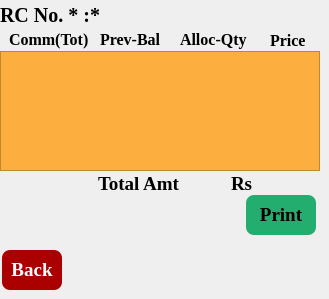
   <widget class="QWidget" name="page_7">
    <widget class="QLabel" name="label_4">
     <property name="geometry">
      <rect>
       <x>0</x>
       <y>5</y>
       <width>90</width>
       <height>20</height>
      </rect>
     </property>
     <property name="font">
      <font>
       <family>Liberation Serif</family>
       <pointsize>15</pointsize>
       <weight>75</weight>
       <bold>true</bold>
      </font>
     </property>
     <property name="styleSheet">
      <string notr="true"/>
     </property>
     <property name="text">
      <string>RC No. * :</string>
     </property>
    </widget>
    <widget class="QPushButton" name="pushButton_5">
     <property name="geometry">
      <rect>
       <x>2</x>
       <y>250</y>
       <width>60</width>
       <height>40</height>
      </rect>
     </property>
     <property name="font">
      <font>
       <family>Liberation Serif</family>
       <pointsize>14</pointsize>
       <weight>75</weight>
       <bold>true</bold>
      </font>
     </property>
     <property name="focusPolicy">
      <enum>Qt::NoFocus</enum>
     </property>
     <property name="styleSheet">
      <string notr="true">/*background-color: rgb(255, 255, 255);
color: rgb(170, 0, 0);*/
border-radius: 8px;
background-color: rgb(170, 0, 0);
color: rgb(255, 255, 255);</string>
     </property>
     <property name="text">
      <string>Back</string>
     </property>
    </widget>
    <widget class="QPushButton" name="pushButton_6">
     <property name="geometry">
      <rect>
       <x>246</x>
       <y>195</y>
       <width>70</width>
       <height>40</height>
      </rect>
     </property>
     <property name="font">
      <font>
       <family>Liberation Serif</family>
       <pointsize>14</pointsize>
       <weight>75</weight>
       <bold>true</bold>
      </font>
     </property>
     <property name="focusPolicy">
      <enum>Qt::NoFocus</enum>
     </property>
     <property name="styleSheet">
      <string notr="true">/*background-color: rgb(255, 255, 255);
color: rgb(0, 0, 255);*/
border-radius: 8px;
background-color: rgb(35, 173, 111);
color: rgb(0, 0, 0);
</string>
     </property>
     <property name="text">
      <string>Print</string>
     </property>
    </widget>
    <widget class="QLabel" name="label_6">
     <property name="geometry">
      <rect>
       <x>9</x>
       <y>29</y>
       <width>110</width>
       <height>20</height>
      </rect>
     </property>
     <property name="font">
      <font>
       <family>Liberation Serif</family>
       <pointsize>12</pointsize>
       <weight>75</weight>
       <bold>true</bold>
       <underline>false</underline>
      </font>
     </property>
     <property name="styleSheet">
      <string notr="true">/*background-color: rgb(255, 255, 255);*/
</string>
     </property>
     <property name="text">
      <string>Comm(Tot)</string>
     </property>
    </widget>
    <widget class="QLabel" name="label_8">
     <property name="geometry">
      <rect>
       <x>270</x>
       <y>32</y>
       <width>50</width>
       <height>16</height>
      </rect>
     </property>
     <property name="font">
      <font>
       <family>Liberation Serif</family>
       <pointsize>12</pointsize>
       <weight>75</weight>
       <bold>true</bold>
       <underline>false</underline>
      </font>
     </property>
     <property name="styleSheet">
      <string notr="true">/*background-color: rgb(255, 255, 255);*/
/*color: rgb(255, 255, 255);*/
</string>
     </property>
     <property name="text">
      <string>Price</string>
     </property>
    </widget>
    <widget class="QLabel" name="label_7">
     <property name="geometry">
      <rect>
       <x>180</x>
       <y>29</y>
       <width>80</width>
       <height>20</height>
      </rect>
     </property>
     <property name="font">
      <font>
       <family>Liberation Serif</family>
       <pointsize>12</pointsize>
       <weight>75</weight>
       <bold>true</bold>
       <underline>false</underline>
      </font>
     </property>
     <property name="styleSheet">
      <string notr="true">/*background-color: rgb(255, 255, 255);*/
/*color: rgb(255, 255, 255);*/
</string>
     </property>
     <property name="text">
      <string>Alloc-Qty</string>
     </property>
    </widget>
    <widget class="QLabel" name="lblRC_NO_Summary">
     <property name="geometry">
      <rect>
       <x>90</x>
       <y>5</y>
       <width>130</width>
       <height>20</height>
      </rect>
     </property>
     <property name="font">
      <font>
       <family>Liberation Serif</family>
       <pointsize>15</pointsize>
       <weight>75</weight>
       <bold>true</bold>
      </font>
     </property>
     <property name="styleSheet">
      <string notr="true"/>
     </property>
     <property name="text">
      <string>*</string>
     </property>
    </widget>
    <widget class="QListWidget" name="listWidgetCommClaimed">
     <property name="geometry">
      <rect>
       <x>0</x>
       <y>51</y>
       <width>320</width>
       <height>120</height>
      </rect>
     </property>
     <property name="font">
      <font>
       <family>Liberation Serif</family>
       <pointsize>12</pointsize>
       <weight>75</weight>
       <bold>true</bold>
      </font>
     </property>
     <property name="styleSheet">
      <string notr="true">background-color: rgb(252, 175, 62);
</string>
     </property>
     <property name="spacing">
      <number>1</number>
     </property>
    </widget>
    <widget class="QLabel" name="label_42">
     <property name="geometry">
      <rect>
       <x>98</x>
       <y>174</y>
       <width>81</width>
       <height>20</height>
      </rect>
     </property>
     <property name="font">
      <font>
       <family>Liberation Serif</family>
       <pointsize>14</pointsize>
       <weight>75</weight>
       <bold>true</bold>
      </font>
     </property>
     <property name="styleSheet">
      <string notr="true"/>
     </property>
     <property name="text">
      <string>Total Amt</string>
     </property>
    </widget>
    <widget class="QLabel" name="lblTotalAmtVal_2">
     <property name="geometry">
      <rect>
       <x>261</x>
       <y>175</y>
       <width>51</width>
       <height>20</height>
      </rect>
     </property>
     <property name="font">
      <font>
       <family>Liberation Serif</family>
      </font>
     </property>
     <property name="styleSheet">
      <string notr="true"/>
     </property>
     <property name="text">
      <string/>
     </property>
    </widget>
    <widget class="QLabel" name="lblTotalAmtVal_3">
     <property name="geometry">
      <rect>
       <x>231</x>
       <y>174</y>
       <width>30</width>
       <height>20</height>
      </rect>
     </property>
     <property name="font">
      <font>
       <family>Liberation Serif</family>
       <pointsize>14</pointsize>
       <weight>75</weight>
       <bold>true</bold>
      </font>
     </property>
     <property name="styleSheet">
      <string notr="true"/>
     </property>
     <property name="text">
      <string>Rs</string>
     </property>
    </widget>
    <widget class="QLabel" name="label_43">
     <property name="geometry">
      <rect>
       <x>100</x>
       <y>29</y>
       <width>80</width>
       <height>20</height>
      </rect>
     </property>
     <property name="font">
      <font>
       <family>Liberation Serif</family>
       <pointsize>12</pointsize>
       <weight>75</weight>
       <bold>true</bold>
      </font>
     </property>
     <property name="styleSheet">
      <string notr="true">/*background-color: rgb(255, 255, 255);*/
/*color: rgb(255, 255, 255);*/
</string>
     </property>
     <property name="text">
      <string>Prev-Bal</string>
     </property>
    </widget>
    <widget class="QLabel" name="lbl_sig8">
     <property name="geometry">
      <rect>
       <x>130</x>
       <y>200</y>
       <width>57</width>
       <height>31</height>
      </rect>
     </property>
     <property name="text">
      <string/>
     </property>
    </widget>
   </widget>
